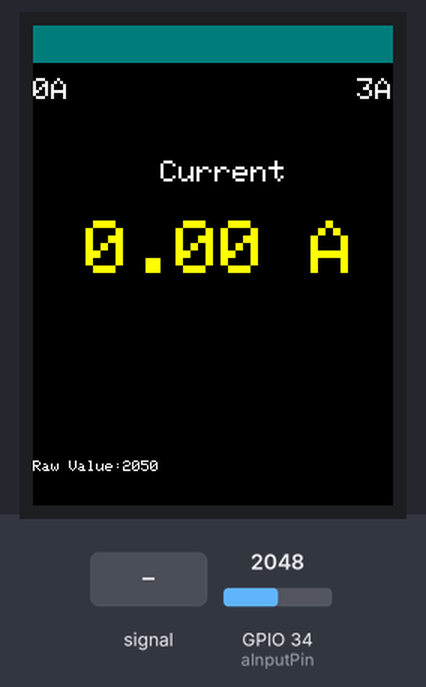
This program was run on a simulated ESP32. On the bench: 240×320 colour display. The inputs (shaded band) are chosen by the test bench; at power-on: GPIO 34 (aInputPin) = 2048.

Above: at 1.4 s.
1.5 s: GPIO 34 (aInputPin) fed a 200 Hz sine of ±327 counts around its level
3.1 s: GPIO 34 (aInputPin) set to 2866
At 4.3 s:
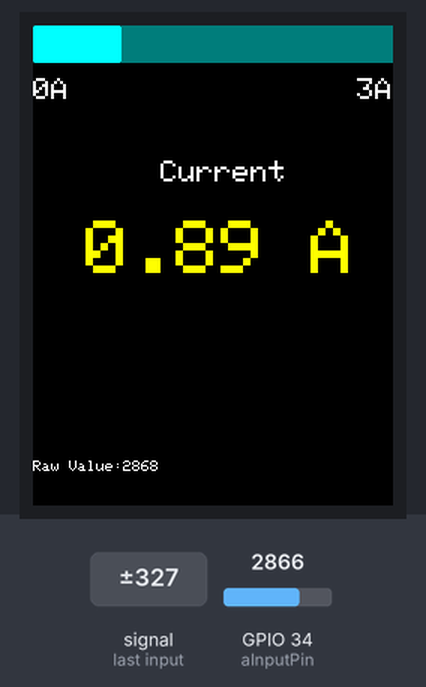
4.8 s: GPIO 34 (aInputPin) fed a 2 Hz sine of ±1228 counts around its level
At 5.25 s:
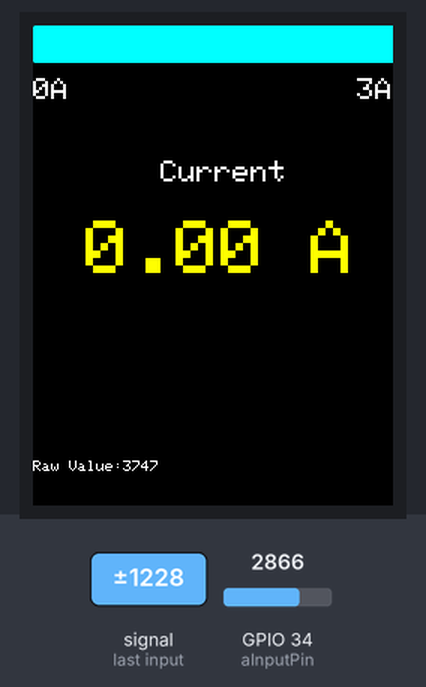
6.4 s: GPIO 34 (aInputPin) set to 3603
At 6.54 s:
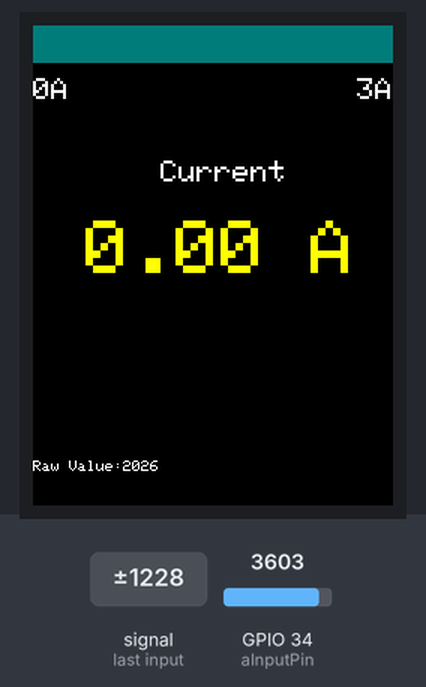
8.1 s: GPIO 34 (aInputPin) set to 4095
At 8.38 s:
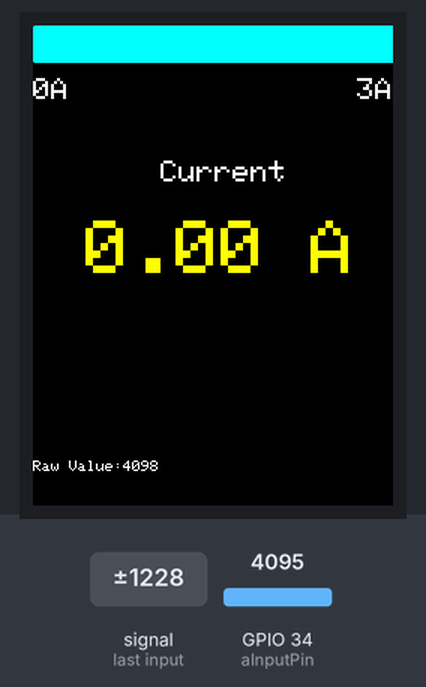
Timing chart, 0 to 10.9 s (numbered marks = the images above; inputs shaded):
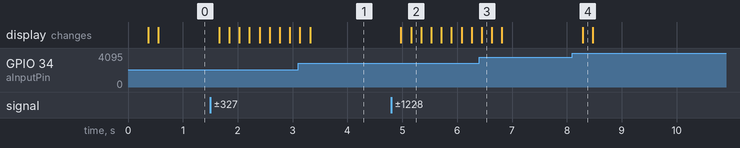

The program:

main.cpp
```cpp
#include <Arduino.h>
#include <SPI.h>
#include <Adafruit_GFX.h>
#include <Adafruit_ILI9341.h>
#include <XPT2046_Touchscreen.h>

#define SCREEN_WIDTH    240
#define SCREEN_HEIGHT   320
#define SCREEN_ROTATION 0

// #define TFT_CS D0  //for D1 mini or TFT I2C Connector Shield (V1.1.0 or later)
// #define TFT_DC D8  //for D1 mini or TFT I2C Connector Shield (V1.1.0 or later)
// #define TFT_RST -1 //for D1 mini or TFT I2C Connector Shield (V1.1.0 or later)
// #define TS_CS D3   //for D1 mini or TFT I2C Connector Shield (V1.1.0 or later)

#define TFT_CS  14  //for D32 Pro
#define TFT_DC  27  //for D32 Pro
#define TFT_RST 33  //for D32 Pro
#define TS_CS   12  //for D32 Pro

Adafruit_ILI9341 tft = Adafruit_ILI9341(TFT_CS, TFT_DC, TFT_RST);

// The TIRQ interrupt signal used for this example.
// #define TIRQ_PIN  15
// XPT2046_Touchscreen ts(TS_CS, TIRQ_PIN);    // using IRQ pin... make sure to solder wire from TFT PCB to D32 board
// or if not using interrupts
// XPT2046_Touchscreen ts(TS_CS);

// typedef struct{
//   byte x;
//   int16_t y;
//   int16_t color = ILI9341_CYAN; // initial color
// } TouchScreenPoint;

// TouchScreenPoint  currentPoint;
// TouchScreenPoint screenPoint[18100];

// void fillRoundRect(int16_t x0, int16_t y0, int16_t w, int16_t h,int16_t radius, uint16_t color);


// analogReadResolution(resolution): set the sample bits and resolution. It can be a value between 9 (0 – 511) and 12 bits (0 – 4095). Default is 12-bit resolution.
// analogSetWidth(width): set the sample bits and resolution. It can be a value between 9 (0 – 511) and 12 bits (0 – 4095). Default is 12-bit resolution.
// analogSetCycles(cycles): set the number of cycles per sample. Default is 8. Range: 1 to 255.
// analogSetSamples(samples): set the number of samples in the range. Default is 1 sample. It has an effect of increasing sensitivity.
// analogSetClockDiv(attenuation): set the divider for the ADC clock. Default is 1. Range: 1 to 255.
// analogSetAttenuation(attenuation): sets the input attenuation for all ADC pins. Default is ADC_11db. Accepted values:
//     ADC_0db: sets no attenuation. ADC can measure up to approximately 800 mV (1V input = ADC reading of 1088).
//     ADC_2_5db: The input voltage of ADC will be attenuated, extending the range of measurement to up to approx. 1100 mV. (1V input = ADC reading of 3722).
//     ADC_6db: The input voltage of ADC will be attenuated, extending the range of measurement to up to approx. 1350 mV. (1V input = ADC reading of 3033).
//     ADC_11db: The input voltage of ADC will be attenuated, extending the range of measurement to up to approx. 2600 mV. (1V input = ADC reading of 1575).
// analogSetPinAttenuation(pin, attenuation): sets the input attenuation for the specified pin. The default is ADC_11db. Attenuation values are the same from previous function.
// adcAttachPin(pin): Attach a pin to ADC (also clears any other analog mode that could be on). Returns TRUE or FALSE result.
// adcStart(pin), adcBusy(pin) and resultadcEnd(pin): starts an ADC convertion on attached pin’s bus. Check if conversion on the pin’s ADC bus is currently running (returns TRUE or FALSE). Get the result of the conversion: returns 16-bit integer.


// EZSBC ESP32
// ============
// ADC0 - IO36
// ADC3 - IO39
// ADC7 - IO35
// ADC6 - IO34
// ADC5 - IO33
// ADC4 - IO32
// ADC18 - IO25
// ADC19 - IO26
// ADC17 - IO27
// ADC13 - IO15
// ADC16 - IO14
// ADC14 - IO13
// ADC15 - IO12
// ADC10 - IO3
// ADC12 - IO2
// ADC11 - IO0

// DAC0 - IO25
// DAC1 - IO26

// 0-4095 reading from ADC
int aInputValue = 0;

int getAverageAnalogValue(){
  const int numberOfSamples = 1000;
  const int aInputPin = 34; // ADC6

  for (int i=0; i<numberOfSamples; i++){
    aInputValue += analogRead(aInputPin);
  }
  return (aInputValue / numberOfSamples);   // average of n samples
}


void displayCurrentLabel(){
  // display Current divisions
  // clear bottom area of text, then write new text
  int textx = 0;
  int texty = 35;
  tft.fillRoundRect(textx, texty, SCREEN_WIDTH, 24, 1, ILI9341_BLACK);
  tft.setTextColor(ILI9341_WHITE);
  tft.setTextSize(2);
  tft.setCursor(textx, texty);
  tft.println("0A                3A");
}

float adcToCurrentReading(int aIntputValue){
  float currentValue = 0;
  // convert aInputValue to calibrated current reading
  // we need to compute for different tiers because device is non-linear
  // Current calibration data
  float Current0AmpADCReading = 2682;
  float Current1AmpADCReading = 2890;
  float Current2AmpADCReading = 3116;
  float Current3AmpADCReading = 3375;

  // 0 to 1Amp
  if (aInputValue >= Current0AmpADCReading && aInputValue <= Current1AmpADCReading) {
    currentValue = (aInputValue - Current0AmpADCReading)/(Current1AmpADCReading-Current0AmpADCReading);
  };

  // 1Amp to 2Amp
  if (aInputValue > Current1AmpADCReading && aInputValue <= Current2AmpADCReading) {
    currentValue = (aInputValue - Current1AmpADCReading)/(Current2AmpADCReading-Current1AmpADCReading) + 1;
  };

  // 2Amp to 3Amp
  if (aInputValue > Current2AmpADCReading && aInputValue <= Current3AmpADCReading){
    currentValue = (aInputValue - Current2AmpADCReading)/(Current3AmpADCReading-Current2AmpADCReading) + 2;
  }

  return currentValue;
}

void displayCurrentValue(float currentValue){
  int textx = 85;
  int texty = 90;
  int barh = 50;
  int barradius = 1;
  tft.setCursor(textx, texty);
  tft.println("Current");

  tft.fillRoundRect(textx-55, texty+33, SCREEN_WIDTH, barh, barradius, ILI9341_BLACK);
  tft.setCursor(textx-50, texty+40);
  tft.setTextColor(ILI9341_YELLOW);
  tft.setTextSize(5);
  tft.println(String(currentValue) + " A");
}

void updateBarGraph(int aInputValue){
  int barx = 0;
  int bary = 0;
  int barw = map(aInputValue, 2700, 3380, 0, SCREEN_WIDTH);
  int barh = 25;
  int barradius = 1;
  int barcolor = ILI9341_CYAN;
  int darkbarcolor = ILI9341_DARKCYAN;
  // draw new graph
  tft.fillRoundRect(barx, bary, barw, barh, barradius, barcolor);
  // clear from end of graph to end of screen
  tft.fillRoundRect(barw+1, bary, SCREEN_WIDTH-barw, barh, 1, darkbarcolor);
}

void displayADCRawValue(int aInputValue){
  // display raw value of AnalogRead
  // clear bottom area of text, then write new text
  int textx = 0;
  int texty = 290;
  tft.fillRoundRect(textx, texty, SCREEN_WIDTH, 24, 1, ILI9341_BLACK);
  tft.setTextColor(ILI9341_WHITE);
  tft.setTextSize(1);
  tft.setCursor(textx, texty);
  tft.println("Raw Value:" + String(aInputValue));
}

void setup() {
  Serial.begin(115200);
  // ts.begin();
  // ts.setRotation(SCREEN_ROTATION);

  tft.begin();
  tft.setRotation(SCREEN_ROTATION);
  tft.fillScreen(ILI9341_BLACK);
}

void loop() {
  aInputValue = getAverageAnalogValue();
  // aInputValue = 2688;    // Testing
  float currentValue = adcToCurrentReading(aInputValue);
  displayCurrentLabel();
  displayCurrentValue(currentValue);
  updateBarGraph(aInputValue);
  displayADCRawValue(aInputValue);
  delay(40);
}
```

Measured:
- after the input at 4.8 s, the display: first changes after 0.18 s (image 2 shows a later state)
- after the input at 8.1 s, the display: changes after 0.19 s (image 4)
